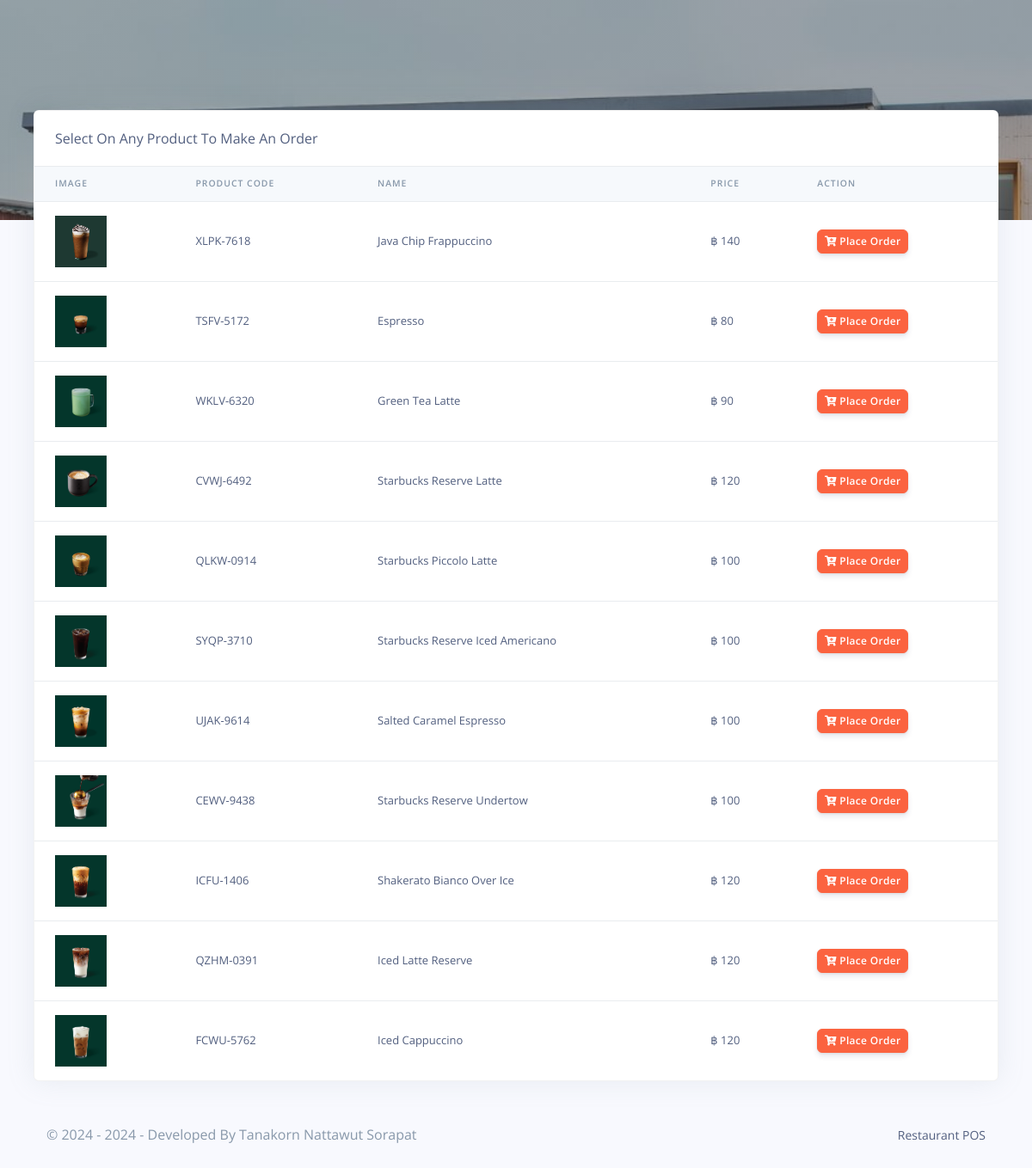
/Restro/cashier/orders.php (signed in), run on the app's committed database.
### tables this page shows
CREATE TABLE `rpos_products` (
  `prod_id` varchar(200) NOT NULL,
  `prod_code` varchar(200) NOT NULL,
  `prod_name` varchar(200) NOT NULL,
  `prod_img` varchar(200) NOT NULL,
  `prod_desc` longtext NOT NULL,
  `prod_price` varchar(200) NOT NULL,
  `created_at` timestamp(6) NOT NULL DEFAULT current_timestamp(6) ON UPDATE current_timestamp(6)
);

### Restro/cashier/orders.php (the view, shortened to what this page needs)
<?php
include('config/config.php');
require_once('partials/_head.php');
?>
<body>
  <div class="main-content">
    <div class="container-fluid mt--8">
      <div class="row">
        <div class="col">
          <div class="card shadow">
            <div class="card-header border-0">
              Select On Any Product To Make An Order
            </div>
            <div class="table-responsive">
              <table class="table align-items-center table-flush">
                <thead class="thead-light">
                  <tr>
                    <th scope="col">Image</th>
                    <th scope="col">Product Code</th>
                    <th scope="col">Name</th>
                    <th scope="col">Price</th>
                    <th scope="col">Action</th>
                  </tr>
                </thead>
                <tbody>
                  <?php
                  $ret = "SELECT * FROM  rpos_products  ORDER BY `rpos_products`.`created_at` DESC ";
                  $stmt = $mysqli->prepare($ret);
                  $stmt->execute();
                  $res = $stmt->get_result();
                  while ($prod = $res->fetch_object()) {
                  ?>
                    <tr>
                      <td>
                        <?php
                        if ($prod->prod_img) {
                          echo "<img src='../admin/assets/img/products/$prod->prod_img' height='60' width='60 class='img-thumbnail'>";
                        } else {
                          echo "<img src='../admin/assets/img/products/default.jpg' height='60' width='60 class='img-thumbnail'>";
                        }
                        ?>
                      </td>
                      <td><?php echo $prod->prod_code; ?></td>
                      <td><?php echo $prod->prod_name; ?></td>
                      <td>฿ <?php echo $prod->prod_price; ?></td>
                      <td>
                        <a href="make_oder.php?prod_id=<?php echo $prod->prod_id; ?>&prod_name=<?php echo $prod->prod_name; ?>&prod_price=<?php echo $prod->prod_price; ?>">
                          <button class="btn btn-sm btn-warning">
                            <i class="fas fa-cart-plus"></i>
                            Place Order
                          </button>
                        </a>
                      </td>
                    </tr>
                  <?php } ?>
                </tbody>
              </table>
            </div>
          </div>
        </div>
      </div>
      <?php
      require_once('partials/_footer.php');
      ?>
    </div>
  </div>
</body>
</html>

### data on the page
rpos_products: prod_img (picture), prod_code "XLPK-7618", prod_name "Java Chip Frappuccino", prod_price "140"
rpos_products: prod_img (picture), prod_code "TSFV-5172", prod_name "Espresso", prod_price "80"
rpos_products: prod_img (picture), prod_code "WKLV-6320", prod_name "Green Tea Latte", prod_price "90"
rpos_products: prod_img (picture), prod_code "CVWJ-6492", prod_name "Starbucks Reserve Latte", prod_price "120"
rpos_products: prod_img (picture), prod_code "QLKW-0914", prod_name "Starbucks Piccolo Latte", prod_price "100"
rpos_products: prod_img (picture), prod_code "SYQP-3710", prod_name "Starbucks Reserve Iced Americano", prod_price "100"
rpos_products: prod_img (picture), prod_code "UJAK-9614", prod_name "Salted Caramel Espresso", prod_price "100"
rpos_products: prod_img (picture), prod_code "CEWV-9438", prod_name "Starbucks Reserve Undertow", prod_price "100"
rpos_products: prod_img (picture), prod_code "ICFU-1406", prod_name "Shakerato Bianco Over Ice", prod_price "120"
rpos_products: prod_img (picture), prod_code "QZHM-0391", prod_name "Iced Latte Reserve", prod_price "120"
rpos_products: prod_img (picture), prod_code "FCWU-5762", prod_name "Iced Cappuccino", prod_price "120"
